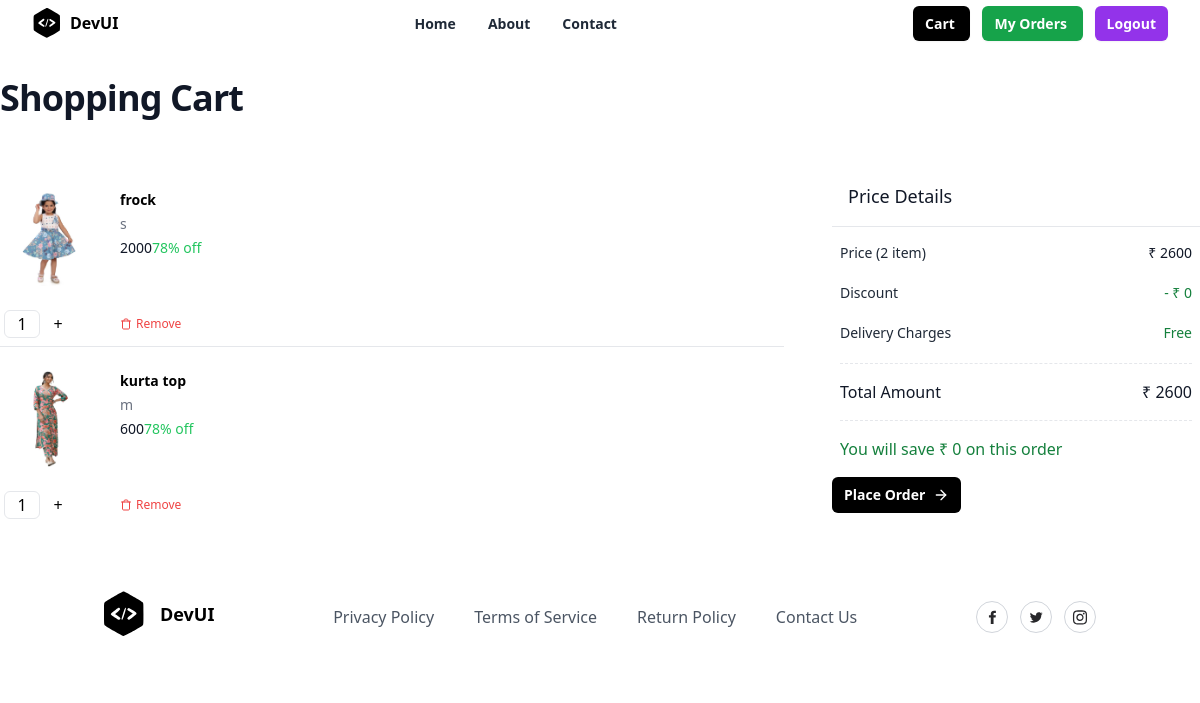
Page /carts/all/ (signed in) on the committed database.
### store/models.py (models this page shows, shortened)
class BasketItem(models.Model):
    basket_object = models.ForeignKey(Basket, on_delete=models.CASCADE,related_name="cartitems")
    product_object = models.ForeignKey(Product, on_delete=models.CASCADE)
    size_object = models.ForeignKey(Size, on_delete=models.CASCADE)
    quantity = models.PositiveIntegerField(default=1)
    created_date = models.DateTimeField(auto_now_add=True)
    updated_date = models.DateTimeField(auto_now=True)
    is_active = models.BooleanField(default=True)
    is_order_placed=models.BooleanField(default=False)
    @property
    def total_amount(self):
        return self.product_object.price*self.quantity

class Product(models.Model):
    title = models.CharField(max_length=200)
    description = models.TextField(null=True, blank=True)
    size_object = models.ManyToManyField(Size)
    category_object = models.ForeignKey(Category, on_delete=models.CASCADE)
    brand_object = models.ForeignKey(Brand, on_delete=models.CASCADE)
    image = models.ImageField(upload_to='product_images', null=True, blank=True, default='product_images/default.jpg')
    price = models.PositiveIntegerField()
    tag_object=models.ManyToManyField(Tag)
    created_date = models.DateTimeField(auto_now_add=True)
    updated_date = models.DateTimeField(auto_now=True)
    is_active = models.BooleanField(default=True)

class Size(models.Model):
    name = models.CharField(max_length=100, unique=True)
    created_date = models.DateTimeField(auto_now_add=True)
    updated_date = models.DateTimeField(auto_now=True)
    is_active = models.BooleanField(default=True)

class Basket(models.Model):
    owner = models.OneToOneField(User, on_delete=models.CASCADE,related_name="cart")
    created_date = models.DateTimeField(auto_now_add=True)
    updated_date = models.DateTimeField(auto_now=True)
    is_active = models.BooleanField(default=True)
    @property
    def cart_item_count(self):
        return self.cartitems.filter(is_order_placed=False).count()
    @property
    def cart_total(self):
        basket_items=self.cartitems.filter(is_order_placed=False)
        total_price=0
        if basket_items:
            for bi in basket_items:
                total_price+=bi.total_amount
        return total_price

### store/views.py (the view)
# urls.py: path("carts/all/",views.CartSummaryView.as_view(),name="cart-summary"),
class CartSummaryView(View):
    def get(self,request,*args,**kwargs):
        qs=request.user.cart.cartitems.filter(is_order_placed=False).order_by("-created_date")
        return render(request,"cart_list.html",{"data":qs})

### store/templates/cart_list.html (shortened to what this page needs)
{%extends 'base.html'%}
{%block main_block%}
<div class="mx-auto max-w-7xl px-2 lg:px-0">
  <div class="mx-auto max-w-2xl py-8 lg:max-w-7xl">
    <h1 class="text-3xl font-bold tracking-tight text-gray-900 sm:text-4xl">
      Shopping Cart
    </h1>
    {%if data%}
    <div class="mt-12 lg:grid lg:grid-cols-12 lg:items-start lg:gap-x-12 xl:gap-x-16">
      <section aria-labelledby="cart-heading" class="rounded-lg bg-white lg:col-span-8">
        <ul role="list" class="divide-y divide-gray-200">
          {%for bi in data%}
          <div class="">
            <li class="flex py-6 sm:py-6 ">
              <div class="flex-shrink-0">
                <img src="{{bi.product_object.image.url}}" alt="Nike Air Max 90"
                  class="sm:h-38 sm:w-38 h-24 w-24 rounded-md object-contain object-center" />
              </div>
              <div class="ml-4 flex flex-1 flex-col justify-between sm:ml-6">
                <div class="relative pr-9 sm:grid sm:grid-cols-2 sm:gap-x-6 sm:pr-0">
                  <div>
                    <div class="flex justify-between">
                      <h3 class="text-sm">
                        <a href="{%url 'product-detail' bi.product_object.id%}" class="font-semibold text-black">
                          {{bi.product_object.title}}
                        </a>
                      </h3>
                    </div>
                    <div class="mt-1 flex text-sm">
                      <p class="text-sm text-gray-500">{{bi.size_object.name}}</p>
                    </div>
                    <div class="mt-1 flex items-end">
                      <p class="text-sm font-medium text-gray-900">{{bi.total_amount}}</p>
                      <p class="text-sm font-medium text-green-500">78% off</p>
                    </div>
                  </div>
                </div>
              </div>
            </li>
            <div class="mb-2 flex">
              <form action="{%url 'quantity-update' bi.id%}" method="post">
                <div class="min-w-24 flex">
                  <input type="text" class="mx-1 h-7 w-9 rounded-md border text-center" value="{{bi.quantity}}" />
                  {%if bi.quantity != 3%}
                  <button type="submit" class="flex h-7 w-7 items-center justify-center" name="action"
                    value="increment">
                    +
                  </button>
                  {%endif%}
                </div>
              </form>
              <div class="ml-6 flex text-sm">
                <a href="{%url 'cart-remove' bi.id%}" class="flex items-center space-x-1 px-2 py-1 pl-0">
                  <span class="text-xs font-medium text-red-500">Remove</span>
                </a>
              </div>
            </div>
          </div>
          {%endfor%}
        </ul>
      </section>
      <section aria-labelledby="summary-heading" class="mt-16 rounded-md bg-white lg:col-span-4 lg:mt-0 lg:p-0">
        <h2 id="summary-heading" class=" border-b border-gray-200 px-4 py-3 text-lg font-medium text-gray-900 sm:p-4">
          Price Details
        </h2>
        <div>
          <dl class=" space-y-1 px-2 py-4">
            <div class="flex items-center justify-between">
              <dt class="text-sm text-gray-800">Price ({{request.user.cart.cart_item_count}} item)</dt>
              <dd class="text-sm font-medium text-gray-900">₹ {{request.user.cart.cart_total}}</dd>
            </div>
            <div class="flex items-center justify-between pt-4">
              <dt class="flex items-center text-sm text-gray-800">
                <span>Discount</span>
              </dt>
              <dd class="text-sm font-medium text-green-700">- ₹ 0</dd>
            </div>
            <div class="flex items-center justify-between py-4">
              <dt class="flex text-sm text-gray-800">
                <span>Delivery Charges</span>
              </dt>
              <dd class="text-sm font-medium text-green-700">Free</dd>
            </div>
            <div class="flex items-center justify-between border-y border-dashed py-4 ">
              <dt class="text-base font-medium text-gray-900">Total Amount</dt>
              <dd class="text-base font-medium text-gray-900">₹ {{request.user.cart.cart_total}}</dd>
            </div>
          </dl>
          <div class="px-2 pb-4 font-medium text-green-700">
            You will save ₹ 0 on this order
          </div>
          <div>
            <a
  href="{%url 'place-order'%}"
  class="inline-flex items-center rounded-md bg-black px-3 py-2 text-sm font-semibold text-white hover:bg-black/80"
>
  Place Order
  <svg
    xmlns="http://www.w3.org/2000/svg"
    width="24"
    height="24"
    viewBox="0 0 24 24"
    fill="none"
    stroke="currentColor"
    stroke-width="2"
    stroke-linecap="round"
    stroke-linejoin="round"
    class="ml-2 h-4 w-4"
  >
    <line x1="5" y1="12" x2="19" y2="12"></line>
    <polyline points="12 5 19 12 12 19"></polyline>
  </svg>
</a>
          </div>
        </div>
      </section>
    </div>
    {%else%}
    <h2>Empty Cart</h2>
    <a href="{%url 'index'%}">ShopNow</a>
    {%endif%}
  </div>
</div>
{%endblock%}

### store/templates/base.html (shortened to what this page needs)
<!DOCTYPE html>
<html lang="en">
<head>
    <script src="https://cdn.tailwindcss.com"></script>
</head>
<body>
    <div class="relative w-full bg-white">
        <div class="mx-auto flex max-w-7xl items-center justify-between px-4 py-2 sm:px-6 lg:px-8">
          <div class="inline-flex items-center space-x-2">
            <span>
            </span>
            <span class="font-bold">DevUI</span>
          </div>
          <div class="hidden lg:block">
            <ul class="inline-flex space-x-8">
              <li>
                <a
                  href="#"
                  class="text-sm font-semibold text-gray-800 hover:text-gray-900"
                >
                  Home
                </a>
              </li>
              <li>
                <a
                  href="#"
                  class="text-sm font-semibold text-gray-800 hover:text-gray-900"
                >
                  About
                </a>
              </li>
              <li>
                <a
                  href="#"
                  class="text-sm font-semibold text-gray-800 hover:text-gray-900"
                >
                  Contact
                </a>
              </li>
            </ul>
          </div>
          <div class="hidden lg:block">
            <a
              href="{%url 'cart-summary'%}"
              class="rounded-md bg-black px-3 py-2 text-sm font-semibold text-white shadow-sm hover:bg-black/80 focus-visible:outline focus-visible:outline-2 focus-visible:outline-offset-2 focus-visible:outline-black"
            >
              Cart
            </a>
            <a
              href="{%url 'order-summary'%}"
              class="rounded-md bg-green-600 ms-3 px-3 py-2 text-sm font-semibold text-white shadow-sm hover:bg-black/80 focus-visible:outline focus-visible:outline-2 focus-visible:outline-offset-2 focus-visible:outline-black"
            >
              My Orders
            </a>
            <a
              href="{%url 'signout'%}"
              class="rounded-md ms-3 bg-purple-600 px-3 py-2 text-sm font-semibold text-white shadow-sm hover:bg-black/80 focus-visible:outline focus-visible:outline-2 focus-visible:outline-offset-2 focus-visible:outline-black"
            >
              Logout
            </a>
          </div>
        </div>
      </div>
    {%block main_block%}
    {%endblock%}
    <section class="relative overflow-hidden bg-white py-8">
        <div class="container relative z-10 mx-auto px-4">
          <div class="-m-8 flex flex-wrap items-center justify-between">
            <div class="w-auto p-8">
              <a href="#">
                <div class="inline-flex items-center">
                  <span class="ml-4 text-lg font-bold">DevUI</span>
                </div>
              </a>
            </div>
            <div class="w-auto p-8">
              <ul class="-m-5 flex flex-wrap items-center">
                <li class="p-5">
                  <a class="font-medium text-gray-600 hover:text-gray-700" href="#">
                    Privacy Policy
                  </a>
                </li>
                <li class="p-5">
                  <a class="font-medium text-gray-600 hover:text-gray-700" href="#">
                    Terms of Service
                  </a>
                </li>
                <li class="p-5">
                  <a class="font-medium text-gray-600 hover:text-gray-700" href="#">
                    Return Policy
                  </a>
                </li>
                <li class="p-5">
                  <a class="font-medium text-gray-600 hover:text-gray-700" href="#">
                    Contact Us
                  </a>
                </li>
              </ul>
            </div>
            <div class="w-auto p-8">
              <div class="-m-1.5 flex flex-wrap">
                <div class="w-auto p-1.5">
                  <a href="#">
                    <div class="flex h-8 w-8 items-center justify-center rounded-full border border-gray-300 hover:border-gray-400">
                    </div>
                  </a>
                </div>
                <div class="w-auto p-1.5">
                  <a href="#">
                    <div class="flex h-8 w-8 items-center justify-center rounded-full border border-gray-300 hover:border-gray-400">
                    </div>
                  </a>
                </div>
                <div class="w-auto p-1.5">
                  <a href="#">
                    <div class="flex h-8 w-8 items-center justify-center rounded-full border border-gray-300 hover:border-gray-400">
                    </div>
                  </a>
                </div>
              </div>
            </div>
          </div>
        </div>
      </section>
</body>
</html>

### rows in the picture
BasketItem: product_object.image (picture), product_object "frock", size_object.name "s", total_amount "2000", quantity "1"
BasketItem: product_object.image (picture), product_object "kurta top", size_object.name "m", total_amount "600", quantity "1"

### other values in the picture
{{ request.user.cart.cart_item_count }} "2"
{{ request.user.cart.cart_total }} "2600"
